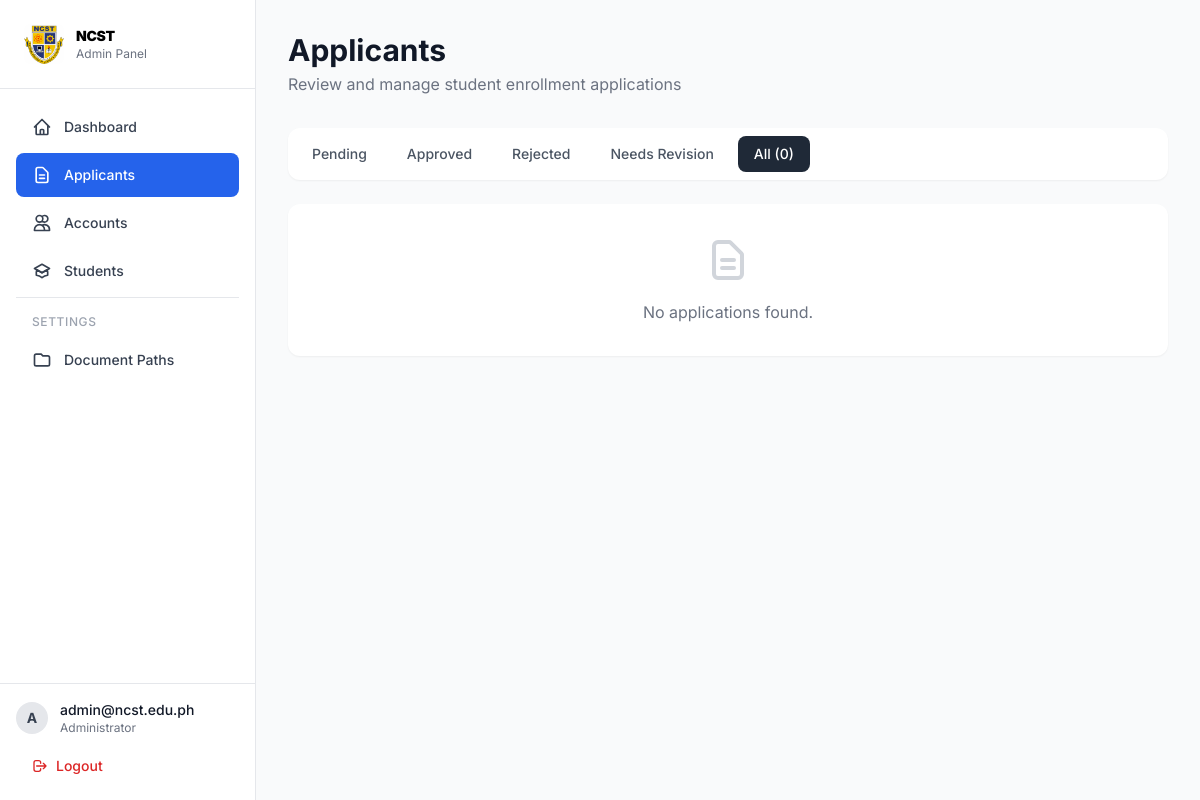
/src/view/admin/applicants.php?status=all (signed in), run on an earlier commit of the app's database.
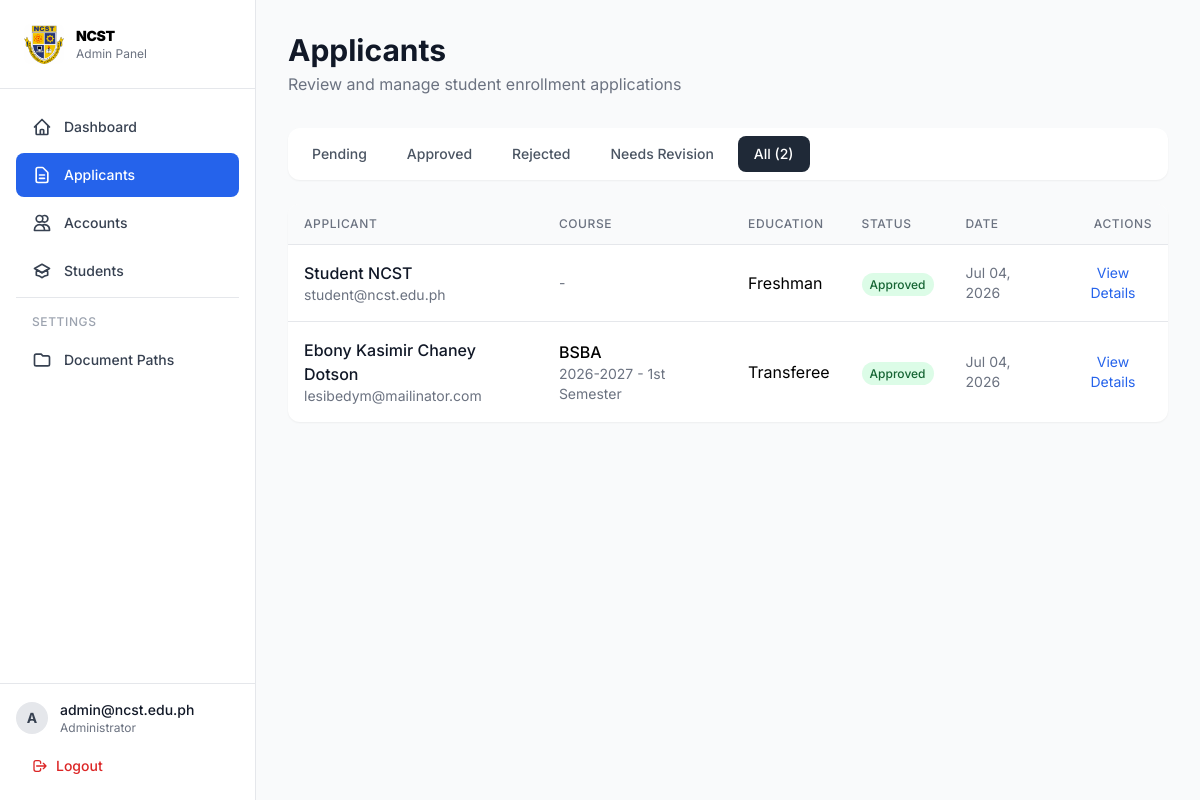
And on a later commit of the database.
### tables this page shows
CREATE TABLE `applicants` (
  `id` int(11) NOT NULL,
  `first_name` varchar(100) NOT NULL,
  `middle_name` varchar(100) DEFAULT NULL,
  `last_name` varchar(100) NOT NULL,
  `suffix` varchar(20) DEFAULT NULL,
  `birthday` date NOT NULL,
  `gender` enum('Male','Female','Other') NOT NULL,
  `civil_status` enum('Single','Married','Widowed','Separated','Annulled') DEFAULT 'Single',
  `nationality` varchar(100) DEFAULT 'Filipino',
  `religion` varchar(100) DEFAULT NULL,
  `birth_place` varchar(255) DEFAULT NULL,
  `email` varchar(150) NOT NULL,
  `contact_number` varchar(20) NOT NULL,
  `home_address` varchar(255) DEFAULT NULL,
  `province` varchar(100) DEFAULT NULL,
  `city` varchar(100) DEFAULT NULL,
  `barangay` varchar(100) DEFAULT NULL,
  `zip_code` varchar(10) DEFAULT NULL,
  `father_name` varchar(255) DEFAULT NULL,
  `mother_name` varchar(255) DEFAULT NULL,
  `guardian_name` varchar(255) DEFAULT NULL,
  `guardian_contact` varchar(20) DEFAULT NULL,
  `guardian_relationship` varchar(50) DEFAULT NULL,
  `education_type` enum('freshman','transferee','shiftee') DEFAULT 'freshman',
  `highschool_name` varchar(255) DEFAULT NULL,
  `highschool_address` varchar(255) DEFAULT NULL,
  `shs_strand` varchar(100) DEFAULT NULL,
  `shs_track` varchar(100) DEFAULT NULL,
  `year_graduated` varchar(20) DEFAULT NULL,
  `lrn` varchar(20) DEFAULT NULL,
  `previous_college` varchar(255) DEFAULT NULL,
  `previous_course` varchar(100) DEFAULT NULL,
  `last_year_level` varchar(20) DEFAULT NULL,
  `preferred_course` varchar(100) NOT NULL,
  `second_course` varchar(100) DEFAULT NULL,
  `semester` varchar(50) NOT NULL,
  `academic_year` varchar(20) NOT NULL,
  `status` enum('pending','approved','rejected','revision') DEFAULT 'pending',
  `rejection_reason` text DEFAULT NULL,
  `reviewed_by` int(11) DEFAULT NULL,
  `reviewed_at` timestamp NULL DEFAULT NULL,
  `user_id` int(11) DEFAULT NULL,
  `created_at` timestamp NOT NULL DEFAULT current_timestamp(),
  `updated_at` timestamp NOT NULL DEFAULT current_timestamp() ON UPDATE current_timestamp(),
  `expires_at` timestamp NOT NULL DEFAULT (current_timestamp() + interval 14 day)
);

### src/config/helpers.php (called while the page is built, shortened)
<?php
function url($path = '') {
    return BASE_URL . $path;
}

### src/view/admin/applicants.php (the view, shortened to what this page needs)
<?php
require_once __DIR__ . '/sidebar.php';
$status_filter = $_GET['status'] ?? 'pending';
$query = "SELECT a.*, u.first_name as reviewed_by_name
          FROM applicants a
          LEFT JOIN users u ON a.reviewed_by = u.id
          WHERE 1=1";
$query .= " ORDER BY a.created_at DESC";
try {
    $applicants = $pdo->query($query)->fetchAll();
} catch (Exception $e) {
    $applicants = [];
}
$counts = ['pending' => 0, 'approved' => 0, 'rejected' => 0, 'revision' => 0, 'all' => count($applicants)];
foreach ($applicants as $a) {
    if (isset($counts[$a['status']])) {
        $counts[$a['status']]++;
    }
}
?>
<div class="mb-8">
    <h1 class="text-3xl font-bold text-gray-900">Applicants</h1>
    <p class="text-gray-500 mt-1">Review and manage student enrollment applications</p>
</div>
<div class="flex flex-wrap gap-2 mb-6 bg-white p-2 rounded-xl shadow-sm">
    <a href="?status=pending"
        class="px-4 py-2 rounded-lg text-sm font-medium transition-colors <?= $status_filter === 'pending' ? 'bg-blue-600 text-white' : 'text-gray-600 hover:bg-gray-100' ?>">
        Pending <?php if ($counts['pending'] > 0): ?><span
                class="ml-1 bg-amber-400 text-amber-900 px-2 py-0.5 rounded-full text-xs"><?= $counts['pending'] ?></span><?php endif; ?>
    </a>
    <a href="?status=approved"
        class="px-4 py-2 rounded-lg text-sm font-medium transition-colors <?= $status_filter === 'approved' ? 'bg-green-600 text-white' : 'text-gray-600 hover:bg-gray-100' ?>">
        Approved
    </a>
    <a href="?status=rejected"
        class="px-4 py-2 rounded-lg text-sm font-medium transition-colors <?= $status_filter === 'rejected' ? 'bg-red-600 text-white' : 'text-gray-600 hover:bg-gray-100' ?>">
        Rejected
    </a>
    <a href="?status=revision"
        class="px-4 py-2 rounded-lg text-sm font-medium transition-colors <?= $status_filter === 'revision' ? 'bg-indigo-600 text-white' : 'text-gray-600 hover:bg-gray-100' ?>">
        Needs Revision
    </a>
    <a href="?status=all"
        class="px-4 py-2 rounded-lg text-sm font-medium transition-colors <?= $status_filter === 'all' ? 'bg-gray-800 text-white' : 'text-gray-600 hover:bg-gray-100' ?>">
        All (<?= $counts['all'] ?>)
    </a>
</div>
<div class="bg-white rounded-xl shadow-sm overflow-hidden">
    <?php if (empty($applicants)): ?>
        <div class="p-8 text-center text-gray-500">
            <svg class="w-12 h-12 mx-auto mb-4 text-gray-300" fill="none" viewBox="0 0 24 24" stroke="currentColor">
                <path stroke-linecap="round" stroke-linejoin="round" stroke-width="2"
                    d="M9 12h6m-6 4h6m2 5H7a2 2 0 01-2-2V5a2 2 0 012-2h5.586a1 1 0 01.707.293l5.414 5.414a1 1 0 01.293.707V19a2 2 0 01-2 2z" />
            </svg>
            <p>No applications found.</p>
        </div>
    <?php else: ?>
        <div class="overflow-x-auto">
            <table class="w-full">
                <thead class="bg-gray-50 border-b">
                    <tr>
                        <th class="px-4 py-3 text-left text-xs font-medium text-gray-500 uppercase tracking-wider">Applicant
                        </th>
                        <th class="px-4 py-3 text-left text-xs font-medium text-gray-500 uppercase tracking-wider">Course
                        </th>
                        <th class="px-4 py-3 text-left text-xs font-medium text-gray-500 uppercase tracking-wider">Education
                        </th>
                        <th class="px-4 py-3 text-left text-xs font-medium text-gray-500 uppercase tracking-wider">Status
                        </th>
                        <th class="px-4 py-3 text-left text-xs font-medium text-gray-500 uppercase tracking-wider">Date</th>
                        <th class="px-4 py-3 text-right text-xs font-medium text-gray-500 uppercase tracking-wider">Actions
                        </th>
                    </tr>
                </thead>
                <tbody class="divide-y divide-gray-200">
                    <?php foreach ($applicants as $app): ?>
                        <tr class="hover:bg-gray-50">
                            <td class="px-4 py-4">
                                <div class="font-medium text-gray-900">
                                    <?= htmlspecialchars($app['first_name'] . ' ' . ($app['middle_name'] ?? '') . ' ' . $app['last_name']) ?>
                                </div>
                                <div class="text-sm text-gray-500"><?= htmlspecialchars($app['email']) ?></div>
                            </td>
                            <td class="px-4 py-4">
                                <div class="font-medium"><?= htmlspecialchars($app['preferred_course']) ?></div>
                                <div class="text-sm text-gray-500">
                                    <?= htmlspecialchars(($app['academic_year'] ?? '') . ' - ' . ($app['semester'] ?? '')) ?>
                                </div>
                            </td>
                            <td class="px-4 py-4">
                                <span class="capitalize"><?= htmlspecialchars($app['education_type'] ?? 'freshman') ?></span>
                            </td>
                            <td class="px-4 py-4">
                                <?php
                                $status_class = match ($app['status']) {
                                    'pending' => 'bg-amber-100 text-amber-800',
                                    'approved' => 'bg-green-100 text-green-800',
                                    'rejected' => 'bg-red-100 text-red-800',
                                    'revision' => 'bg-indigo-100 text-indigo-800',
                                    default => 'bg-gray-100 text-gray-800'
                                };
                                ?>
                                <span class="px-2 py-1 rounded-full text-xs font-medium <?= $status_class ?>">
                                    <?= ucfirst($app['status']) ?>
                                </span>
                            </td>
                            <td class="px-4 py-4 text-sm text-gray-500">
                                <?= date('M d, Y', strtotime($app['created_at'])) ?>
                            </td>
                            <td class="px-4 py-4 text-right">
                                <button onclick="viewApplication(<?= $app['id'] ?>)"
                                    class="text-blue-600 hover:underline text-sm">View Details</button>
                            </td>
                        </tr>
                    <?php endforeach; ?>
                </tbody>
            </table>
        </div>
    <?php endif; ?>
</div>
</main>
</div>
</body>
</html>

### header.php (shortened to what this page needs)
?><!DOCTYPE html>
<html lang="en">
<head>
    <link rel="stylesheet" href="<?= url('/assets/css/style.css') ?>">
</head>
<body>

### src/view/admin/sidebar.php (shortened to what this page needs)
<?php
require_once __DIR__ . '/../../../header.php';
$current_page = basename($_SERVER['PHP_SELF'], '.php');
?>
<!DOCTYPE html>
<html lang="en">
<head>
    <link rel="stylesheet" href="<?= url('/assets/css/style.css') ?>">
</head>
<body class="bg-gray-50 min-h-screen">
    <div class="flex min-h-screen">
        <aside class="w-64 bg-white border-r border-gray-200 flex flex-col">
            <div class="p-6 border-b border-gray-200">
                <div class="flex items-center gap-3">
                    <img src="<?= url('/public/images/ncst.png') ?>" alt="NCST"
                        class="w-10 h-10 rounded-lg object-cover">
                    <div>
                        <h1 class="font-black text-sm tracking-tight">NCST</h1>
                        <p class="text-xs text-gray-500">Admin Panel</p>
                    </div>
                </div>
            </div>
            <nav class="flex-1 p-4 space-y-1">
                <a href="<?= url('/src/view/admin/') ?>"
                    class="flex items-center gap-3 px-4 py-3 rounded-lg transition-colors <?= ($current_page === 'index' || $current_page === 'landing') ? 'bg-blue-600 text-white' : 'text-gray-700 hover:bg-gray-100' ?>">
                    <svg class="w-5 h-5" fill="none" viewBox="0 0 24 24" stroke="currentColor" stroke-width="2">
                        <path stroke-linecap="round" stroke-linejoin="round"
                            d="M3 12l2-2m0 0l7-7 7 7M5 10v10a1 1 0 001 1h3m10-11l2 2m-2-2v10a1 1 0 01-1 1h-3m-6 0a1 1 0 001-1v-4a1 1 0 011-1h2a1 1 0 011 1v4a1 1 0 001 1m-6 0h6" />
                    </svg>
                    <span class="text-sm font-medium">Dashboard</span>
                </a>
                <a href="<?= url('/src/view/admin/applicants.php') ?>"
                    class="flex items-center gap-3 px-4 py-3 rounded-lg transition-colors <?= $current_page === 'applicants' ? 'bg-blue-600 text-white' : 'text-gray-700 hover:bg-gray-100' ?>">
                    <svg class="w-5 h-5" fill="none" viewBox="0 0 24 24" stroke="currentColor" stroke-width="2">
                        <path stroke-linecap="round" stroke-linejoin="round"
                            d="M9 12h6m-6 4h6m2 5H7a2 2 0 01-2-2V5a2 2 0 012-2h5.586a1 1 0 01.707.293l5.414 5.414a1 1 0 01.293.707V19a2 2 0 01-2 2z" />
                    </svg>
                    <span class="text-sm font-medium">Applicants</span>
                    <?php
                    try {
                        $stmt = $pdo->query("SELECT COUNT(*) FROM applicants WHERE status = 'pending'");
                        if ($pending_count > 0): ?>
                        <?php endif;
                    } catch (Exception $e) {
                    }
                    ?>
                </a>
                <a href="<?= url('/src/view/admin/accounts.php') ?>"
                    class="flex items-center gap-3 px-4 py-3 rounded-lg transition-colors <?= $current_page === 'accounts' ? 'bg-blue-600 text-white' : 'text-gray-700 hover:bg-gray-100' ?>">
                    <svg class="w-5 h-5" fill="none" viewBox="0 0 24 24" stroke="currentColor" stroke-width="2">
                        <path stroke-linecap="round" stroke-linejoin="round"
                            d="M12 4.354a4 4 0 110 5.292M15 21H3v-1a6 6 0 0112 0v1zm0 0h6v-1a6 6 0 00-9-5.197M13 7a4 4 0 11-8 0 4 4 0 018 0z" />
                    </svg>
                    <span class="text-sm font-medium">Accounts</span>
                </a>
                <a href="<?= url('/src/view/admin/students.php') ?>"
                    class="flex items-center gap-3 px-4 py-3 rounded-lg transition-colors <?= $current_page === 'students' ? 'bg-blue-600 text-white' : 'text-gray-700 hover:bg-gray-100' ?>">
                    <span class="text-sm font-medium">Students</span>
                </a>
                <div class="pt-4 mt-4 border-t border-gray-200">
                    <p class="px-4 text-xs font-medium text-gray-400 uppercase tracking-wider mb-2">Settings</p>
                </div>
                <a href="<?= url('/src/view/admin/documentpaths.php') ?>"
                    class="flex items-center gap-3 px-4 py-3 rounded-lg transition-colors <?= $current_page === 'documentpaths' ? 'bg-blue-600 text-white' : 'text-gray-700 hover:bg-gray-100' ?>">
                    <svg class="w-5 h-5" fill="none" viewBox="0 0 24 24" stroke="currentColor" stroke-width="2">
                        <path stroke-linecap="round" stroke-linejoin="round"
                            d="M3 7v10a2 2 0 002 2h14a2 2 0 002-2V9a2 2 0 00-2-2h-6l-2-2H5a2 2 0 00-2 2z" />
                    </svg>
                    <span class="text-sm font-medium">Document Paths</span>
                </a>
            </nav>
            <div class="p-4 border-t border-gray-200">
                <div class="flex items-center gap-3 mb-3">
                    <div
                        class="w-8 h-8 rounded-full bg-gray-200 flex items-center justify-center text-sm font-bold text-gray-700">
                        <?= strtoupper(substr($_SESSION['email'] ?? 'A', 0, 1)) ?>
                    </div>
                    <div class="flex-1 min-w-0">
                        <p class="text-sm font-medium text-gray-900 truncate">
                            <?= htmlspecialchars($_SESSION['email'] ?? 'Admin') ?>
                        </p>
                        <p class="text-xs text-gray-500">Administrator</p>
                    </div>
                </div>
                <a href="<?= url('/src/view/auth/logout.php') ?>"
                    class="flex items-center gap-2 px-4 py-2 text-sm font-medium text-red-600 hover:bg-red-50 rounded-lg transition-colors">
                    <svg class="w-4 h-4" fill="none" viewBox="0 0 24 24" stroke="currentColor" stroke-width="2">
                        <path stroke-linecap="round" stroke-linejoin="round"
                            d="M17 16l4-4m0 0l-4-4m4 4H7m6 4v1a3 3 0 01-3 3H6a3 3 0 01-3-3V7a3 3 0 013-3h4a3 3 0 013 3v1" />
                    </svg>
                    Logout
                </a>
            </div>
        </aside>
        <main class="flex-1 overflow-x-hidden">
            <div class="p-8">

What changed in the data, as far as the page shows it:
added applicants: first_name+middle_name+last_name "Student NCST", email "student@ncst.edu.ph", academic_year+semester "-", education_type "Freshman", status "Approved", created_at "Jul 04, 2026"
added applicants: first_name+middle_name+last_name "Ebony Kasimir Chaney Dotson", email "lesibedym@mailinator.com", preferred_course "BSBA", academic_year+semester "2026-2027 - 1st Semester", education_type "Transferee", status "Approved", created_at "Jul 04, 2026"
Also different on the page:
$counts['all']: "0" → "2"
text no longer shown: "No applications found."
text now shown: "APPLICANT COURSE EDUCATION STATUS DATE ACTIONS"
